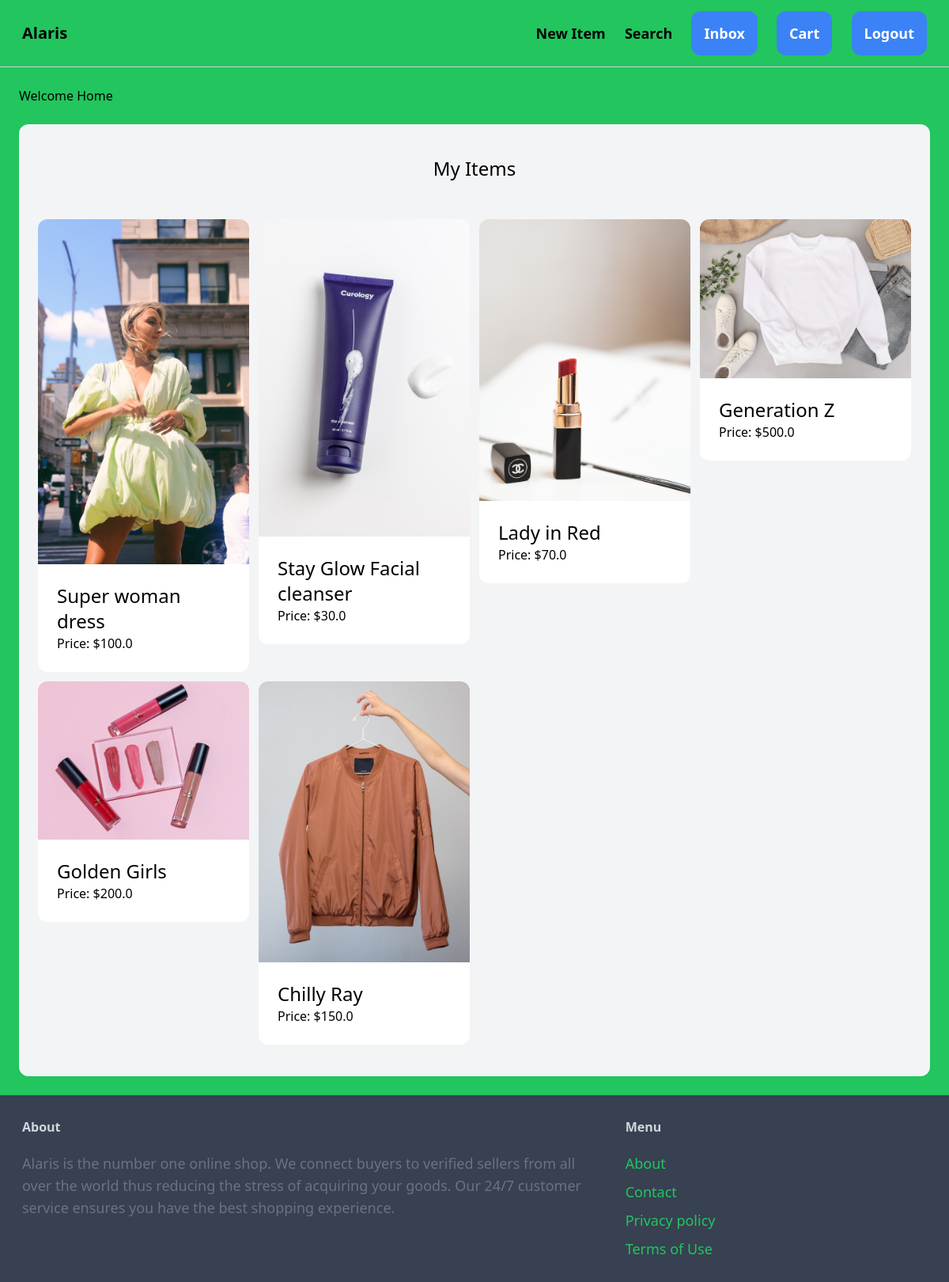
The app's page /cart/ (signed in), older data.
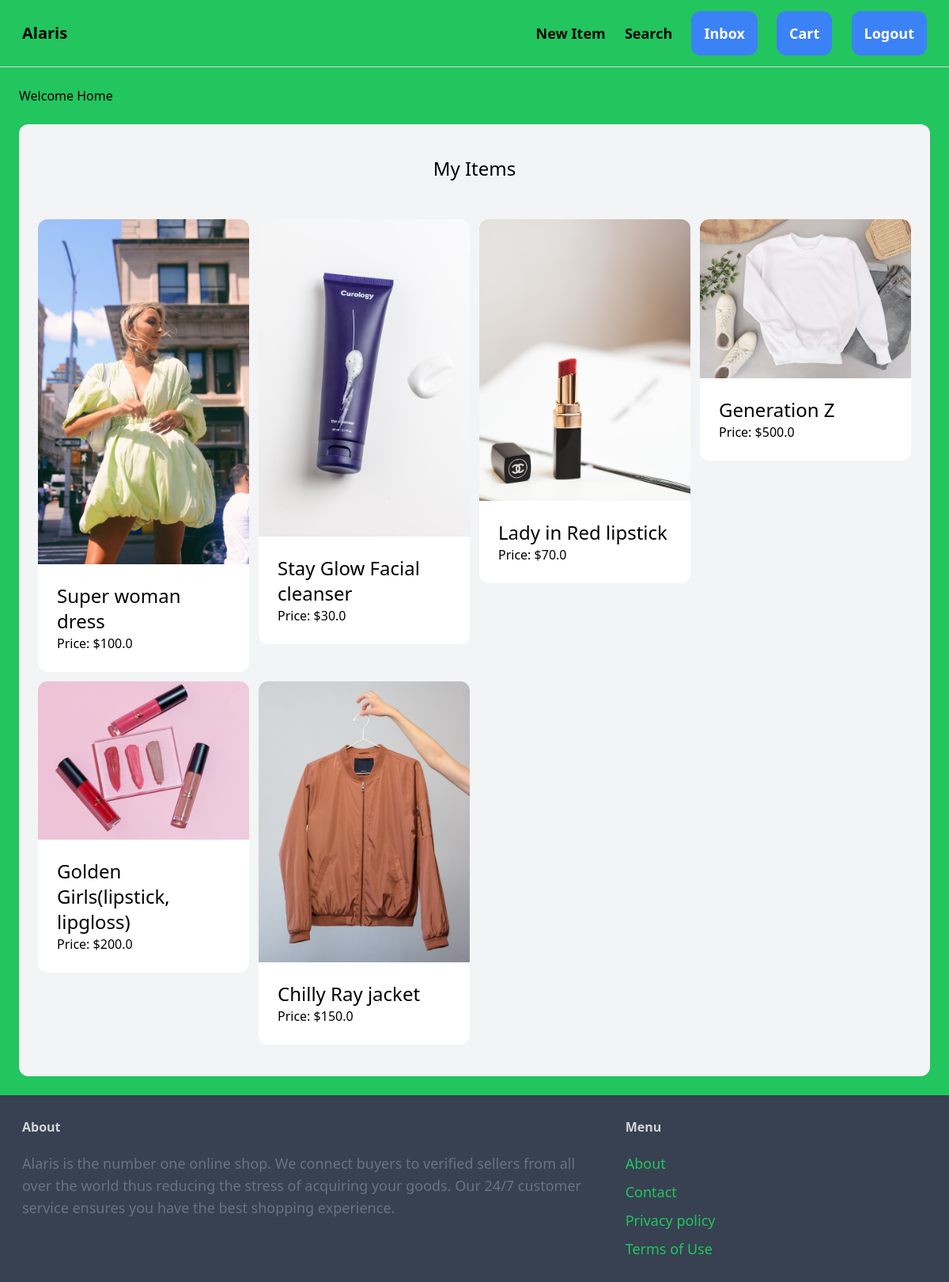
The same page, newer data.
### item/models.py (models this page shows, shortened)
class Item(models.Model):
    category = models.ForeignKey(Category, related_name='items', on_delete=models.CASCADE)
    name = models.CharField(max_length=200)
    description = models.TextField(blank=True, null=True)
    image = models.ImageField(upload_to='item_images', blank=True, null=True)
    price = models.FloatField()
    is_sold = models.BooleanField(default=False)
    created_by = models.ForeignKey(User, related_name='items', on_delete=models.CASCADE)
    created_at = models.DateTimeField(auto_now_add=True)

### cart/views.py (the view)
# urls.py: path('', views.index, name='index'),
@login_required
def index(request):
    items = Item.objects.filter(created_by=request.user)
    return render(request, 'cart/index.html', {
        'items': items,
    })

### cart/templates/cart/index.html (shortened to what this page needs)
{% extends "duka/base.html" %}
   {% block content %}
    <h1>Welcome Home</h1>
    <div class="mt-6 px-6 py-10 bg-gray-100 rounded-xl">
      <h2 class="mb-12 text-2xl text-center">My Items</h2>
      <div class="grid grid-cols-4 gap-3">
        {% for item in items %}
        <div>
          <a href="{% url 'item:detail' item.id %}">
            <div>
              <img src="{{ item.image.url }}" class="rounded-t-xl" />
            </div>
            <div class="p-6 bg-white rounded-b-xl">
              <h3 class="text-2xl">{{ item.name }}</h3>
              <p class="text-gray-450">Price: ${{ item.price }}</p>
            </div>
          </a>
        </div>
        {% endfor %}
      </div>
    </div>
   {% endblock content %}

Row changes from the older to the newer data that the page shows:
changed Item: name "Lady in Red" → "Lady in Red lipstick"
changed Item: name "Golden Girls" → "Golden Girls(lipstick, lipgloss)"
changed Item: name "Chilly Ray" → "Chilly Ray jacket"
